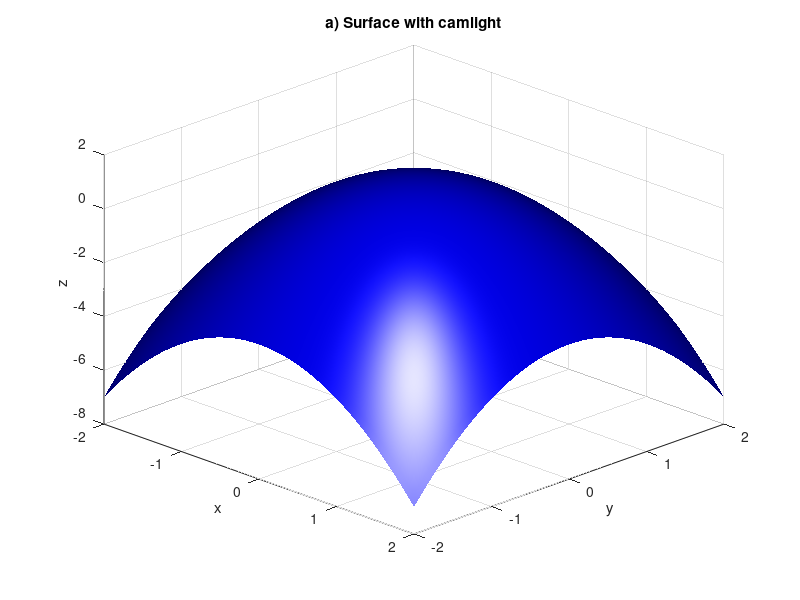
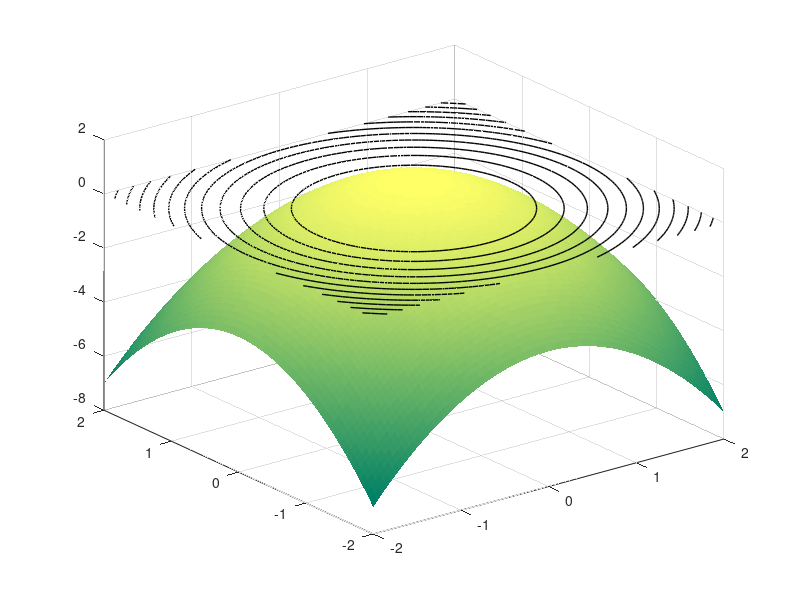

These figures' MATLAB source, in order: (Note: this script raises an error after producing the figures.)
% Azar Taghizade
% Variant 2
% 05.10.2026

%% Task 1(a)

x = -2:0.05:1;
y = -2:0.05:1;

[X, Y] = meshgrid(x, y);

Z = 1 - 2*X.^2 - 3*Y.^2;

figure;
surf(X, Y, Z);

shading interp;

colormap winter;

view(70, 70);

xlabel('x');
ylabel('y');
zlabel('f(x,y)');

title('Task 1(a): f(x,y) = 1 - 2x^2 - 3y^2');

grid on;

%% Task 1(b)

rng(2);

x = (2*rand(1,200)-1).*sqrt(pi/2);
y = (2*rand(1,200)-1).*sqrt(pi/2);

x = sort(x);
y = sort(y);

[X, Y] = meshgrid(x, y);

Z = sin(X.^2 + Y.^2);

figure;
surf(X, Y, Z);

shading interp;

colormap summer;

view(41, 41);

xlabel('x');
ylabel('y');
zlabel('f(x,y)');

title('Task 1(b): f(x,y) = sin(x^2 + y^2)');

grid on;

%% Complementary Task
%% a)

x = -2:0.05:2;
y = -2:0.05:2;

[X, Y] = meshgrid(x, y);
Z = 1 - (X.^2 + Y.^2);

figure(1);
surf(X, Y, Z, 'FaceColor', [0 0 1], ...
     'EdgeColor', 'none');

view(45, 30);
camlight('headlight');
lighting gouraud;

xlabel('x');
ylabel('y');
zlabel('z');
title('a) Surface with camlight');
grid on;

%% b)

figure(2);
surf(X, Y, Z, 'EdgeColor', 'none');
hold on;

[~, contourHandle] = contour(X, Y, Z, 12, 'k', 'LineWidth', 1);
contourHandle.ZLocation = -8;

hold off;

zlim([-8.5 1.5]);
colormap(parula);
view(45, 30);

xlabel('x');
ylabel('y');
zlabel('z');
title('b) Surface with contour');
grid on;

%% c)

figure(3);
s = surf(X, Y, Z, 'FaceColor', [0.20 0.70 0.85], ...
         'EdgeColor', 'none');

alpha(s, 0.45);
view(45, 30);

xlabel('x');
ylabel('y');
zlabel('z');
title('c) Semitransparent surface');
grid on;
